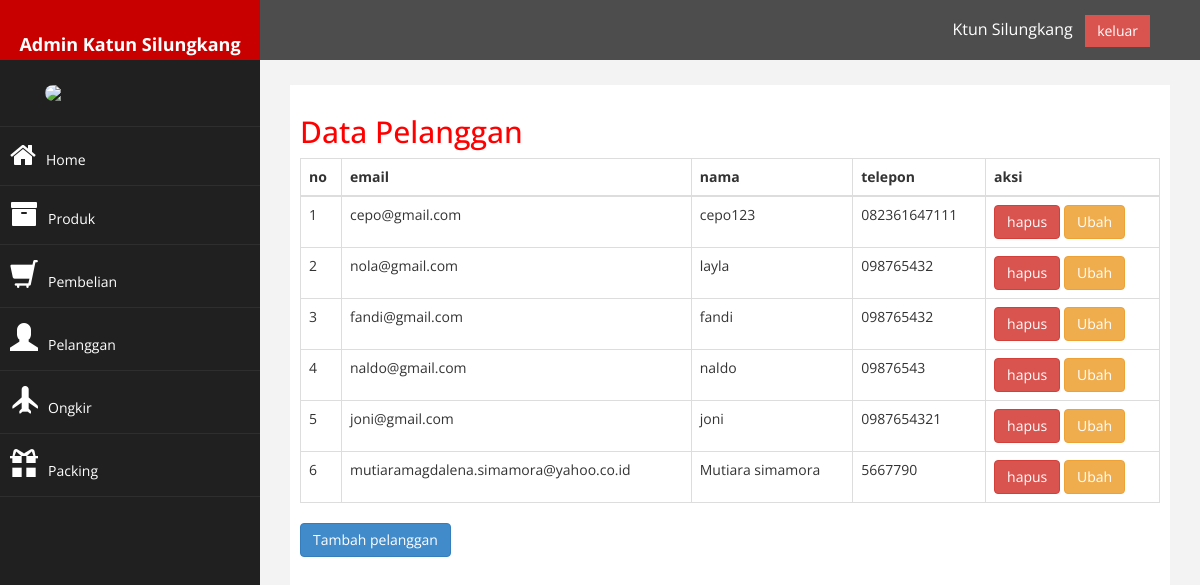
Page /admin/index.php?halaman=pelanggan (signed in) on the committed database.
### tables this page shows
CREATE TABLE `pelanggan` (
  `id_pelanggan` int(11) NOT NULL,
  `email_pelanggan` varchar(100) NOT NULL,
  `password_pelanggan` varchar(50) NOT NULL,
  `nama_pelanggan` varchar(100) NOT NULL,
  `telepon_pelanggan` varchar(25) NOT NULL,
  `alamat_pelanggan` text NOT NULL
);

### admin/pelanggan.php (the view)
<h2>Data Pelanggan</h2>
<table class="table table-bordered">
	<thead>
		<tr>
			<th>no</th>
			<th>email</th>
			<th>nama</th>
			<th>telepon</th>
			<th>aksi</th>
		</tr>
	</thead>
	<tbody>
		<?php $nomor=1; ?>
		<?php $ambil=$koneksi->query("SELECT * FROM pelanggan"); ?>
		<?php while($pecah=$ambil->fetch_assoc()){ ?>
		<tr>
			<td><?php echo $nomor; ?></td>
			<td><?php echo $pecah['email_pelanggan']; ?></td>
			<td><?php echo $pecah['nama_pelanggan']; ?></td>
			<td><?php echo $pecah['telepon_pelanggan']; ?></td>
			<td>
				<a href="index.php?halaman=hapuspelanggan&id=<?php echo $pecah['id_pelanggan']; ?>"  class="btn-danger btn">hapus</a>
				<a href="index.php?halaman=ubahpelanggan&id=<?php echo $pecah['id_pelanggan']; ?>" class="btn btn-warning">Ubah</a>
			</td>
		</tr>
		<?php $nomor++; ?>
		<?php } ?>
</table>
<a href="index.php?halaman=tambahpelanggan" class="btn btn-primary">Tambah pelanggan</a>

### admin/assets/css/custom.css (style rules this page uses)
body { font-family: 'Open Sans', sans-serif; }
h2 { color: #f00; }

### rows in the picture
pelanggan: email_pelanggan "cepo@gmail.com", nama_pelanggan "cepo123", telepon_pelanggan "082361647111"
pelanggan: email_pelanggan "nola@gmail.com", nama_pelanggan "layla", telepon_pelanggan "098765432"
pelanggan: email_pelanggan "fandi@gmail.com", nama_pelanggan "fandi", telepon_pelanggan "098765432"
pelanggan: email_pelanggan "naldo@gmail.com", nama_pelanggan "naldo", telepon_pelanggan "09876543"
pelanggan: email_pelanggan "joni@gmail.com", nama_pelanggan "joni", telepon_pelanggan "0987654321"
pelanggan: email_pelanggan "mutiaramagdalena.simamora@yahoo.co.id", nama_pelanggan "Mutiara simamora", telepon_pelanggan "5667790"
